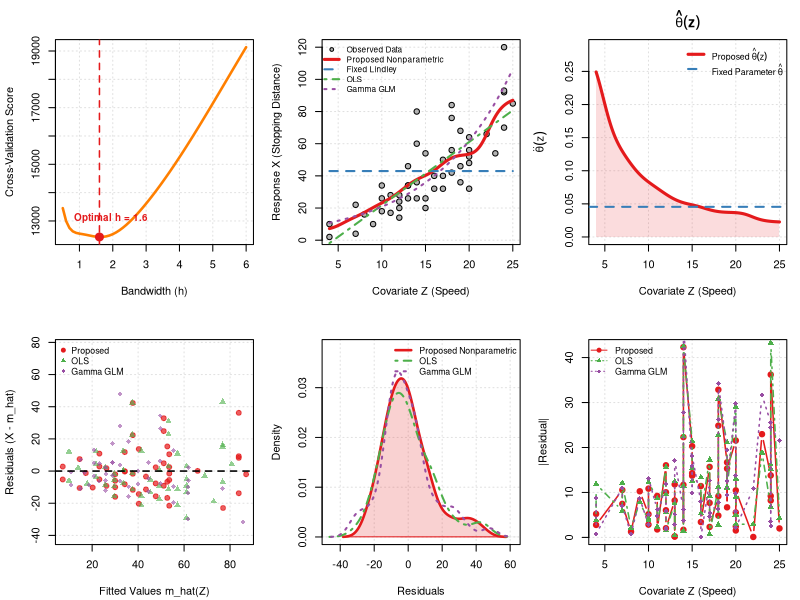

Generate this figure with R:
# Nonparametric Regression Evaluation: Comparison Plots & Paper Metrics
# Dataset: Inbuilt R dataset 'cars' (Z = speed, X = dist)
# 1. Load Data
data(cars)
Z <- cars$speed
X <- cars$dist
n <- length(X)

# 2. Kernel, Estimation, and Integration Functions
gaussian_kernel <- function(u) {
  (1 / sqrt(2 * pi)) * exp(-0.5 * u^2)
}

# Nadaraya-Watson Kernel Mean Estimator m_h(z)
nw_mean <- function(z_eval, Z_data, X_data, h) {
  sapply(z_eval, function(z) {
    weights <- gaussian_kernel((z - Z_data) / h)
    if (sum(weights) == 0) return(mean(X_data))
    sum(weights * X_data) / sum(weights)
  })
}

# Recover Stochastic Parameter Theta(z) via Lindley Closed-Form Solution
recover_theta <- function(m_hat) {
  (- (m_hat - 1) + sqrt((m_hat - 1)^2 + 8 * m_hat)) / (2 * m_hat)
}

# Trapezoidal Rule for Integrated Squared Error (ISE) over normalized z in [0, 1]
trapz_ise <- function(z_cov, errors_sq) {
  z_norm <- (z_cov - min(z_cov)) / (max(z_cov) - min(z_cov))
  ord <- order(z_norm)
  z_s <- z_norm[ord]
  e_s <- errors_sq[ord]
  sum(diff(z_s) * (e_s[-1] + e_s[-length(e_s)]) / 2)
}

# Helper function to compute paper performance metrics (LogLik Omitted)
compute_metrics <- function(m_hat, X_obs, Z_cov) {
  residuals <- m_hat - X_obs
  
  mean_bias <- mean(residuals)
  variance  <- var(m_hat)
  mse       <- mean(residuals^2)
  rmse      <- sqrt(mse)
  mae       <- mean(abs(residuals))
  mcse      <- sd(m_hat) / sqrt(length(m_hat))
  ise       <- trapz_ise(Z_cov, residuals^2)
  rmise     <- sqrt(ise)
  
  return(data.frame(
    Mean_Bias = round(mean_bias, 4),
    Variance  = round(variance, 4),
    MSE       = round(mse, 4),
    RMSE      = round(rmse, 4),
    MAE       = round(mae, 4),
    MCSE      = round(mcse, 4),
    ISE       = round(ise, 4),
    RMISE     = round(rmise, 4)
  ))
}

# 3. Bandwidth Selection via Leave-One-Out Cross-Validation (LOOCV)
bandwidth_grid <- seq(0.5, 6.0, by = 0.1)
cv_scores <- numeric(length(bandwidth_grid))

for (k in seq_along(bandwidth_grid)) {
  h_cand <- bandwidth_grid[k]
  loocv_err <- numeric(n)
  for (i in 1:n) {
    m_loo <- nw_mean(Z[i], Z[-i], X[-i], h_cand)
    loocv_err[i] <- (X[i] - m_loo)^2
  }
  cv_scores[k] <- sum(loocv_err)
}
optimal_h <- bandwidth_grid[which.min(cv_scores)]

# 4. Model Estimations & Performance Metric Calculations

# Model 1: Proposed Nonparametric Lindley 
m_hat_prop <- nw_mean(Z, Z, X, optimal_h)
theta_prop <- recover_theta(m_hat_prop)
res_prop   <- compute_metrics(m_hat_prop, X, Z)

# Model 2: Conventional Fixed-Parameter Lindley
m_bar_fixed  <- rep(mean(X), n)
theta_fixed  <- recover_theta(mean(X))
res_fixed    <- compute_metrics(m_bar_fixed, X, Z)

#  Model 3: Standard Linear Regression (OLS) 
fit_lm   <- lm(X ~ Z)
m_hat_lm <- predict(fit_lm)
res_lm   <- compute_metrics(m_hat_lm, X, Z)

# Model 4: Gamma GLM (Log Link) 
fit_glm   <- glm(X ~ Z, family = Gamma(link = "log"))
m_hat_glm <- predict(fit_glm, type = "response")
res_glm   <- compute_metrics(m_hat_glm, X, Z)

# 5. Paper Metric & Summary Tables

# Table 1: Master Model Comparison Table
comparison_table <- rbind(
  data.frame(Model = "Proposed Nonparametric Lindley", res_prop),
  data.frame(Model = "Fixed-Parameter Lindley", res_fixed),
  data.frame(Model = "Linear Regression (OLS)", res_lm),
  data.frame(Model = "Gamma GLM (Log link)", res_glm)
)

cat("\n=\n")
cat("TABLE 1: Master Model Performance Comparison Metrics\n")
cat("=\n")
print(comparison_table, row.names = FALSE)

# Table 2: Parameter Summary Statistics for theta(z) Trajectory
theta_summary_table <- data.frame(
  Parameter_Model = c("Proposed Nonparametric hat(theta)(z)", "Fixed-Parameter hat(theta)"),
  Min             = c(round(min(theta_prop), 4), round(theta_fixed, 4)),
  Q1              = c(round(quantile(theta_prop, 0.25), 4), round(theta_fixed, 4)),
  Median          = c(round(median(theta_prop), 4), round(theta_fixed, 4)),
  Mean            = c(round(mean(theta_prop), 4), round(theta_fixed, 4)),
  Q3              = c(round(quantile(theta_prop, 0.75), 4), round(theta_fixed, 4)),
  Max             = c(round(max(theta_prop), 4), round(theta_fixed, 4)),
  SD              = c(round(sd(theta_prop), 4), 0.0000)
)

cat("\n=\n")
cat("TABLE 2: Summary Statistics of Estimated Scale Parameter theta(z)\n")
cat("=\n")
print(theta_summary_table, row.names = FALSE)

# Table 3: Detailed Residual Distribution Analysis
calc_res_summary <- function(m_hat, X_obs) {
  e <- X_obs - m_hat
  c(Min = min(e), Q1 = quantile(e, 0.25), Median = median(e),
    Mean = mean(e), Q3 = quantile(e, 0.75), Max = max(e), SD = sd(e))
}

residual_table <- rbind(
  data.frame(Model = "Proposed Nonparametric Lindley", t(round(calc_res_summary(m_hat_prop, X), 4))),
  data.frame(Model = "Fixed-Parameter Lindley",       t(round(calc_res_summary(m_bar_fixed, X), 4))),
  data.frame(Model = "Linear Regression (OLS)",       t(round(calc_res_summary(m_hat_lm, X), 4))),
  data.frame(Model = "Gamma GLM (Log link)",         t(round(calc_res_summary(m_hat_glm, X), 4)))
)
colnames(residual_table) <- c("Model", "Min", "Q1", "Median", "Mean", "Q3", "Max", "SD")

cat("\n=\n")
cat("TABLE 3: Residual Distribution Analysis Across Models\n")
cat("=\n")
print(residual_table, row.names = FALSE)

# 6. Advanced 6-Panel Visualizations
# Palette colors matching academic figures
c_prop  <- "#E41A1C" # Crimson Red (Proposed)
c_fixed <- "#377EB8" # Royal Blue (Fixed)
c_lm    <- "#4DAF4A" # Forest Green (OLS)
c_glm   <- "#984EA3" # Deep Purple (Gamma GLM)
c_grid  <- "gray88"

z_grid <- seq(min(Z), max(Z), length.out = 200)
m_grid_prop <- nw_mean(z_grid, Z, X, optimal_h)
m_grid_lm   <- predict(fit_lm, newdata = data.frame(Z = z_grid))
m_grid_glm  <- predict(fit_glm, newdata = data.frame(Z = z_grid), type = "response")
theta_grid_prop <- recover_theta(m_grid_prop)

dev.new(width = 12, height = 8)
par(mfrow = c(2, 3), mar = c(4.2, 4.2, 3, 1), bg = "white")

# Panel 1: LOOCV Bandwidth Selection Curve 
plot(bandwidth_grid, cv_scores, type = "l", col = "#FF7F00", lwd = 2.5,
     main = "", xlab = "Bandwidth (h)",
     ylab = "Cross-Validation Score", panel.first = grid(col = c_grid))
points(optimal_h, min(cv_scores), col = c_prop, pch = 19, cex = 1.6)
abline(v = optimal_h, col = c_prop, lty = 2, lwd = 1.5)
text(optimal_h + 0.35, min(cv_scores) + (max(cv_scores) - min(cv_scores)) * 0.1,
     labels = paste0("Optimal h = ", optimal_h), col = c_prop, font = 2, cex = 0.9)

# Panel 2: Fitted Mean Regression Curves 
plot(Z, X, pch = 21, bg = "gray70", col = "black", cex = 1.1,
     main = "",
     xlab = "Covariate Z (Speed)", ylab = "Response X (Stopping Distance)",
     panel.first = grid(col = c_grid))
lines(z_grid, m_grid_prop, col = c_prop,  lwd = 3, lty = 1)
lines(z_grid, rep(mean(X), 200), col = c_fixed, lwd = 2, lty = 2)
lines(z_grid, m_grid_lm,   col = c_lm,    lwd = 2, lty = 4)
lines(z_grid, m_grid_glm,  col = c_glm,   lwd = 2, lty = 3)
legend("topleft", legend = c("Observed Data", "Proposed Nonparametric", "Fixed Lindley", "OLS", "Gamma GLM"),
       col = c("black", c_prop, c_fixed, c_lm, c_glm),
       pch = c(21, NA, NA, NA, NA), pt.bg = "gray70", lty = c(NA, 1, 2, 4, 3),
       lwd = c(NA, 3, 2, 2, 2), bty = "n", cex = 0.75)

# Panel 3: Trajectory of Scale Parameter Theta(z)
plot(z_grid, theta_grid_prop, type = "n",
     main = expression(bold(paste("", hat(theta)(z)))),
     xlab = "Covariate Z (Speed)", ylab = expression(hat(theta)(z)),
     ylim = c(0, max(theta_grid_prop) * 1.15), panel.first = grid(col = c_grid))

polygon(c(z_grid, rev(z_grid)), c(theta_grid_prop, rep(0, length(z_grid))),
        col = adjustcolor(c_prop, alpha.f = 0.15), border = NA)

lines(z_grid, theta_grid_prop, col = c_prop, lwd = 3)
abline(h = theta_fixed, col = c_fixed, lwd = 2, lty = 2)

legend("topright", 
       legend = c(expression(paste("Proposed ", hat(theta)(z))),
                  expression(paste("Fixed Parameter ", hat(theta)))),
       col = c(c_prop, c_fixed), lty = c(1, 2), lwd = c(3, 2), bty = "n", cex = 0.8)

# Panel 4: Residuals vs. Fitted Values Diagnostic 
plot(m_hat_prop, X - m_hat_prop, pch = 19, col = adjustcolor(c_prop, 0.7),
     main = "", xlab = "Fitted Values m_hat(Z)",
     ylab = "Residuals (X - m_hat)", ylim = range(X - m_bar_fixed),
     panel.first = grid(col = c_grid))
points(m_hat_lm, X - m_hat_lm, pch = 17, col = adjustcolor(c_lm, 0.6))
points(m_hat_glm, X - m_hat_glm, pch = 18, col = adjustcolor(c_glm, 0.6))
abline(h = 0, lty = 2, col = "black", lwd = 1.5)
legend("topleft", legend = c("Proposed", "OLS", "Gamma GLM"),
       col = c(c_prop, c_lm, c_glm), pch = c(19, 17, 18), bty = "n", cex = 0.8)

# Panel 5: Empirical Residual Density Comparison 
dens_prop <- density(X - m_hat_prop)
dens_lm   <- density(X - m_hat_lm)
dens_glm  <- density(X - m_hat_glm)

plot(dens_prop, col = c_prop, lwd = 2.5, main = "",
     xlab = "Residuals", ylab = "Density",
     xlim = range(c(dens_prop$x, dens_lm$x, dens_glm$x)),
     ylim = c(0, max(c(dens_prop$y, dens_lm$y, dens_glm$y)) * 1.15),
     panel.first = grid(col = c_grid))
polygon(dens_prop, col = adjustcolor(c_prop, 0.2), border = c_prop)
lines(dens_lm, col = c_lm, lwd = 2, lty = 4)
lines(dens_glm, col = c_glm, lwd = 2, lty = 3)
legend("topright", legend = c("Proposed Nonparametric", "OLS", "Gamma GLM"),
       col = c(c_prop, c_lm, c_glm), lty = c(1, 4, 3), lwd = c(2.5, 2, 2), bty = "n", cex = 0.8)

#  Panel 6: Pointwise Absolute Errors across Covariate Z 
plot(Z, abs(X - m_hat_prop), type = "b", pch = 19, col = c_prop, lwd = 1.5,
     main = "",
     xlab = "Covariate Z (Speed)", ylab = "|Residual|", panel.first = grid(col = c_grid))
lines(Z, abs(X - m_hat_lm), type = "b", pch = 17, col = c_lm, lwd = 1.5, lty = 4)
lines(Z, abs(X - m_hat_glm), type = "b", pch = 18, col = c_glm, lwd = 1.5, lty = 3)
legend("topleft", legend = c("Proposed", "OLS", "Gamma GLM"),
       col = c(c_prop, c_lm, c_glm), pch = c(19, 17, 18), lty = c(1, 4, 3), bty = "n", cex = 0.8)

par(mfrow = c(1, 1))
